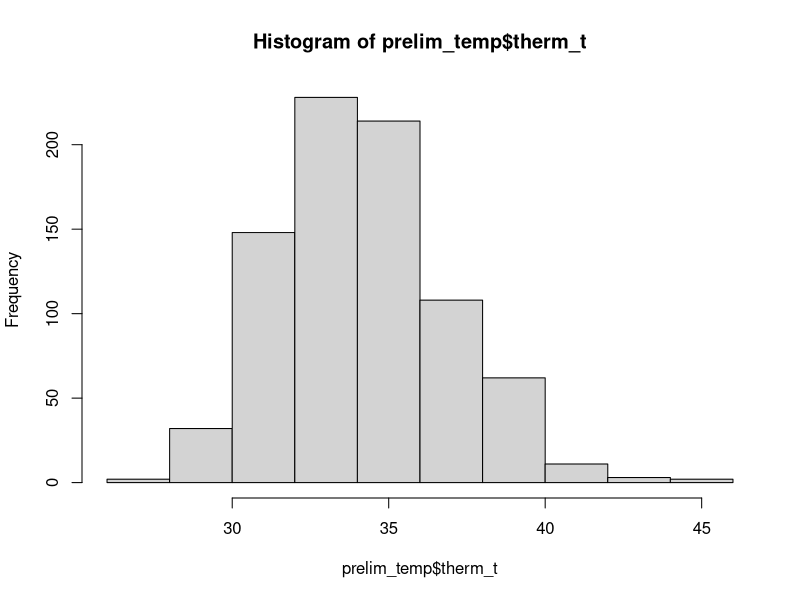
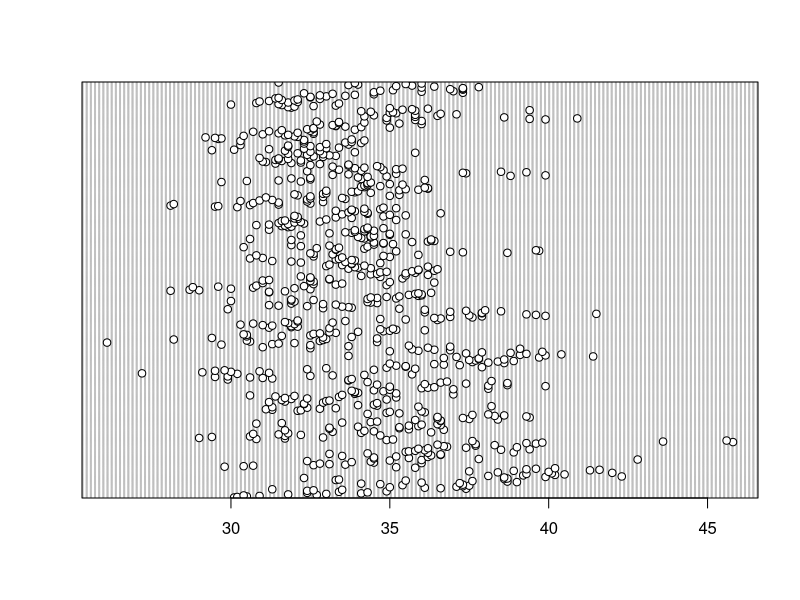
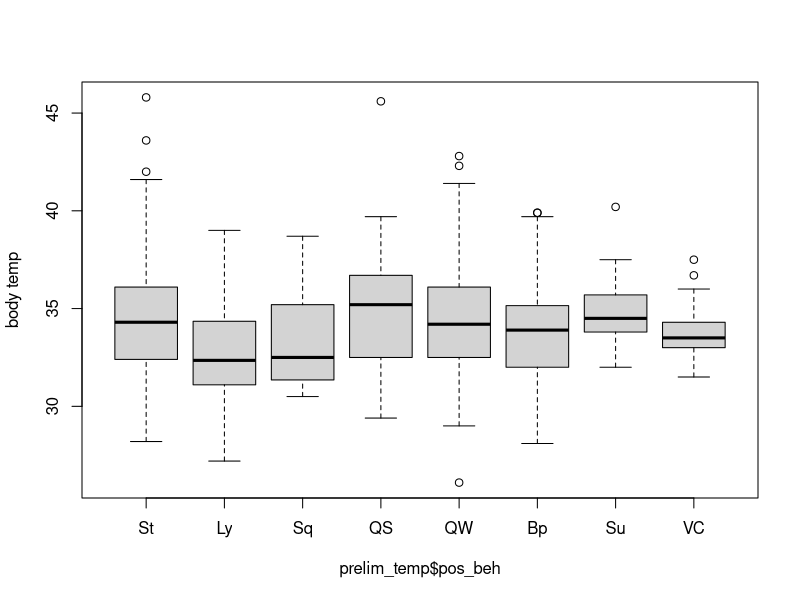
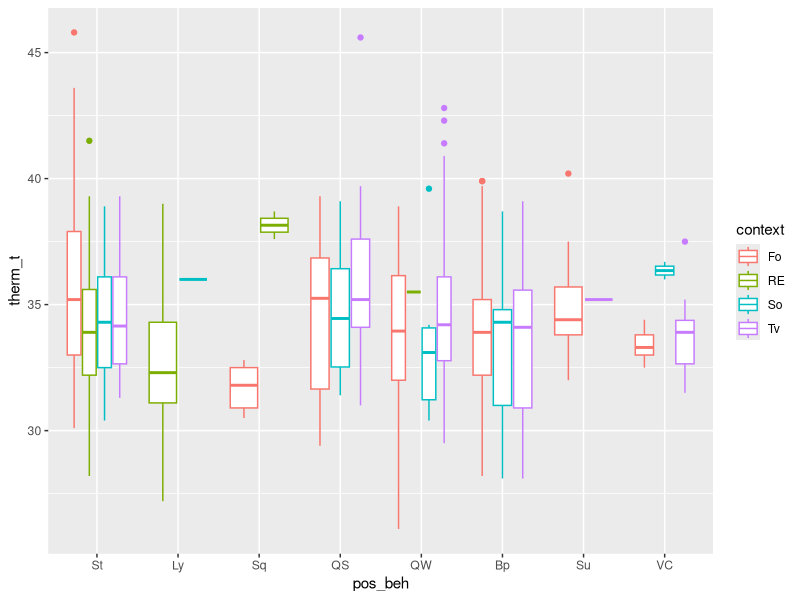
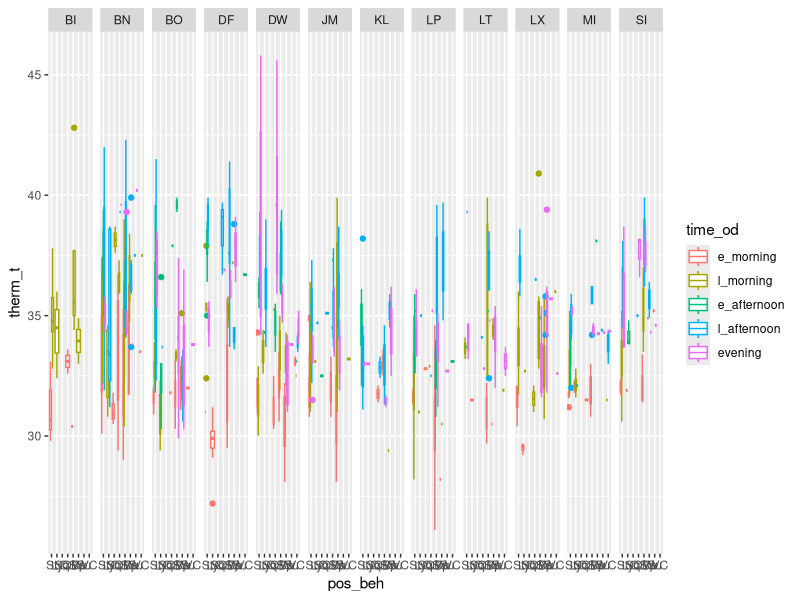
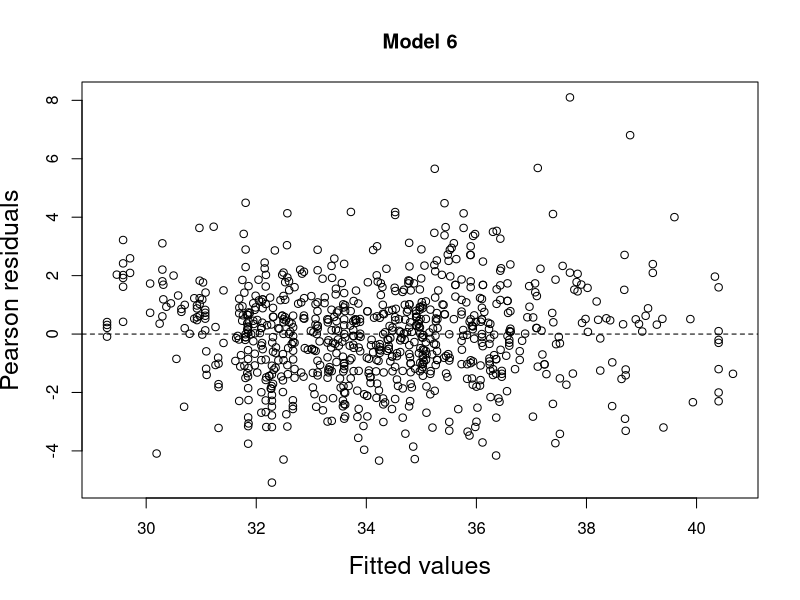
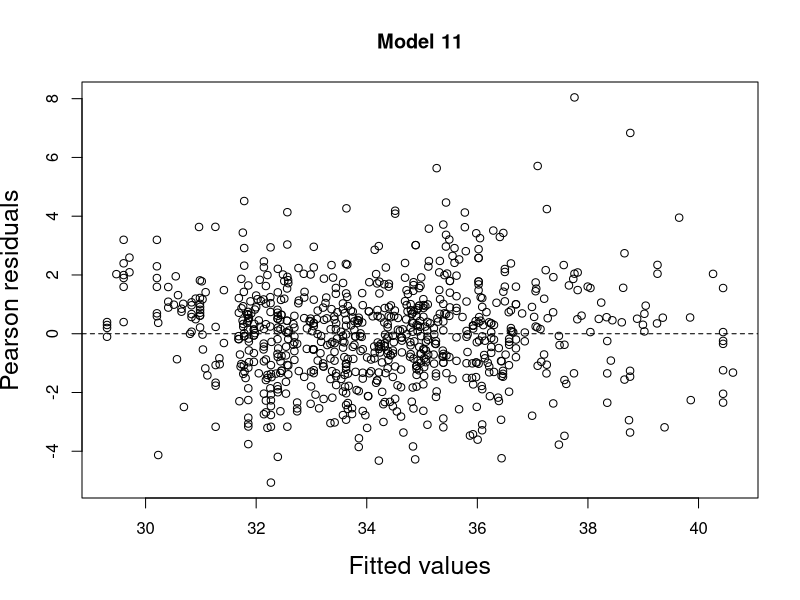
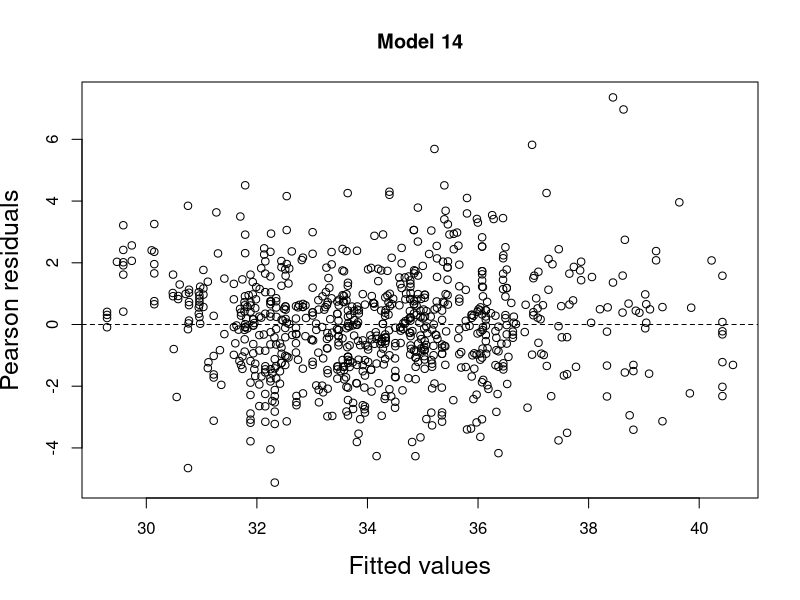

These charts were generated, in order, by the following R code:
# load libraries
library(tidyverse) 
library(readr) 
library(lubridate)
library(magrittr)
library(ggplot2)
library(car)
library(emmeans)
library(lme4)

#read in data
prelim_tidy <- read_csv("_data/_tidy/prelim_data_tidycols.csv")
View(prelim_tidy)

bipedal_data <- read_csv("_summary/bipedal_table.csv")
View(bipedal_data)

#Omit any missing values:
summary(is.na(prelim_tidy))

prelim_temp<-na.omit(prelim_tidy)
View(prelim_temp)

#Combine positional behaviors into smaller categories
# suspensory = Cb, Br & QM
#Vertical climb and cling together
prelim_temp$pos_beh[prelim_temp$pos_beh == "Cb"] <- "Su"
prelim_temp$pos_beh[prelim_temp$pos_beh == "Br"] <- "Su"
prelim_temp$pos_beh[prelim_temp$pos_beh == "QM"] <- "Su"
prelim_temp$pos_beh[prelim_temp$pos_beh == "Vci"] <- "VC"
prelim_temp$pos_beh[prelim_temp$pos_beh == "Abp"] <- "Bp"
prelim_temp$pos_beh[prelim_temp$pos_beh == "BpS"] <- "Bp"
prelim_temp$pos_beh[prelim_temp$pos_beh == "BpW"] <- "Bp"

############
##re-order levels
prelim_temp$time_od <- factor(prelim_temp$time_od, levels = c("e_morning", "l_morning", "e_afternoon", "l_afternoon", "evening"))
prelim_temp$pos_beh <- factor(prelim_temp$pos_beh, levels = c("St","Ly", "Sq", "QS", "QW", "Bp", "Su", "VC"))

###
hist(prelim_temp$therm_t)
dotchart(prelim_temp$therm_t)
boxplot(prelim_temp$therm_t ~ prelim_temp$pos_beh,  ylab="body temp")

# Plot response against each predictor and random effect. 
ggplot(prelim_temp, aes(pos_beh, therm_t, color=context))+
  geom_boxplot()

ggplot(prelim_temp, aes(pos_beh, therm_t, color=time_od))+
  geom_boxplot()+
  facet_grid(.~individual)

##
with(prelim_temp, table(pos_beh, hab_type))
with(prelim_temp, table(pos_beh, time_od))
with(prelim_temp, table(pos_beh, hab_type, time_od))

## choosing models
##GLMER

### full model
therm_mod <- lmer(therm_t ~ pos_beh + time_od + sun + date + hab_type + context + 
                     (1|individual) + pos_beh*hab_type + pos_beh*sun + time_od*sun,
                     data = prelim_temp)

##minus pos_beh/sun interaction
therm_mod2 <- lmer(therm_t ~ pos_beh + time_od + sun + date + hab_type + context + 
                    (1|individual) + pos_beh*hab_type + time_od*sun,
                  data = prelim_temp)

##plus pos_beh*sun, minus pos_beh*hab_type
therm_mod3 <- lmer(therm_t ~ pos_beh + time_od + sun + date + hab_type + context + 
                     (1|individual) + pos_beh*sun + time_od*sun,
                   data = prelim_temp)

##minus interactions with pos_beh
therm_mod4 <- lmer(therm_t ~ pos_beh + time_od + sun + date + hab_type + context + 
                    (1|individual) + time_od*sun,
                  data = prelim_temp)

##minus time_od interaction
therm_mod5 <- lmer(therm_t ~ pos_beh + time_od + sun + date + hab_type + context + 
                     (1|individual) + pos_beh*sun,
                   data = prelim_temp)

##minus all interactions
therm_mod6 <- lmer(therm_t ~ pos_beh + time_od + sun + date + hab_type + context + 
                     (1|individual),
                   data = prelim_temp)

####compare interaction models
AIC(therm_mod3, therm_mod4, therm_mod5, therm_mod6) ###lowest AIC is with no interaction (3226.904; DF: 23)
                                               ###second lowest is time_od*sun (3255.461, DF: 27)
                                               ###continue forward with time_od*sun & no interactions
###############################################################
##time_od*sun models
## minus context 
therm_mod7 <- lmer(therm_t ~ pos_beh + time_od + sun + date + hab_type + 
                     (1|individual) + time_od*sun,
                   data = prelim_temp)

##minus hab_type
therm_mod8 <- lmer(therm_t ~ pos_beh + time_od + sun + date + context + 
                     (1|individual) + time_od*sun,
                   data = prelim_temp)

##minus date
therm_mod9 <- lmer(therm_t ~ pos_beh + time_od + sun + hab_type + context + 
                     (1|individual) + time_od*sun,
                   data = prelim_temp)

##minus hab_type & context
therm_mod10 <- lmer(therm_t ~ pos_beh + time_od + sun + date + 
                     (1|individual) + time_od*sun,
                   data = prelim_temp)
###Compare models
AIC(therm_mod7, therm_mod8, therm_mod9, therm_mod10) ##model 7 and 10 are lowest (3247.068 & 3248.205, resp.)
                                      ##model 8 isn't far off, though, (3255. 603) 
                                 ##and it may be important to include context

###############################################################################
###no interactions
## minus context 
therm_mod11 <- lmer(therm_t ~ pos_beh + time_od + sun + date + hab_type + 
                     (1|individual), data = prelim_temp)

##minus hab_type
therm_mod12 <- lmer(therm_t ~ pos_beh + time_od + sun + date + context + 
                     (1|individual), data = prelim_temp)

##minus date
therm_mod13 <- lmer(therm_t ~ pos_beh + time_od + sun + hab_type + context + 
                     (1|individual), data = prelim_temp)

##minus hab_type & context
therm_mod14 <- lmer(therm_t ~ pos_beh + time_od + sun + date + 
                      (1|individual), data = prelim_temp)

###Compare models
AIC(therm_mod11, therm_mod12, therm_mod13, therm_mod14) ##models 11 and 14 are lowest (3218.163 & 3218.819, resp.)

###compare between types of models
AIC(therm_mod4, therm_mod6, therm_mod7, therm_mod10, therm_mod8, therm_mod11, therm_mod14)
        ##best models (11, 14, 6) exclude context and exclude interactions
        ##run a few more tests and include one with the interaction still (model 7)

### more comparison #########
anova(therm_mod6, therm_mod7) ##not nested, so can't run
anova(therm_mod6, therm_mod11) ##no signif
anova(therm_mod6, therm_mod14) ##no signif
anova(therm_mod11, therm_mod14) ##significance, so model 11 better than 14
                          #####think I'll choose model 11 since it includes habitat type
                        ##### and it's AIC value is best (3218.163 vs. 3226.904 (model 6) & 3218.819 (model 14))

#####################################################################
#extract residuals 
###model 6
E1 <- resid(therm_mod6, type = "pearson")

#plot fitted vs residuals
F1 <- fitted(therm_mod6, type = "response")

plot(x = F1, 
     y = E1, 
     xlab = "Fitted values",
     ylab = "Pearson residuals", 
     main = "Model 6",
     cex.lab = 1.5)
abline(h = 0, lty = 2)

### model 11 ###########
E2 <- resid(therm_mod11, type = "pearson")

#plot fitted vs residuals
F2 <- fitted(therm_mod11, type = "response")

plot(x = F2, 
     y = E2, 
     xlab = "Fitted values",
     ylab = "Pearson residuals", 
     main = "Model 11",
     cex.lab = 1.5)
abline(h = 0, lty = 2)

### model 14 ###########
E3 <- resid(therm_mod14, type = "pearson")

#plot fitted vs residuals
F3 <- fitted(therm_mod14, type = "response")

plot(x = F3, 
     y = E3, 
     xlab = "Fitted values",
     ylab = "Pearson residuals", 
     main = "Model 14",
     cex.lab = 1.5)
abline(h = 0, lty = 2)

### model 7 ###########
E4 <- resid(therm_mod7, type = "pearson")

#plot fitted vs residuals
F4 <- fitted(therm_mod7, type = "response")

plot(x = F4, 
     y = E4, 
     xlab = "Fitted values",
     ylab = "Pearson residuals", 
     main = "Model 7",
     cex.lab = 1.5)
abline(h = 0, lty = 2)

### residual plots all seem relatively normal; cloud around horizontal axis, indicating a good fit
###################################################################
##Model 11 - includes pos_beh, time_od, sun, date, hab_type and (1|individual) 
E2 <- resid(therm_mod11, type = "pearson")

#plot fitted vs residuals
F2 <- fitted(therm_mod11, type = "response")

plot(x = F2, 
     y = E2, 
     xlab = "Fitted values",
     ylab = "Pearson residuals", 
     main = "Model 11",
     cex.lab = 1.5)
abline(h = 0, lty = 2)

boxplot(E2 ~ pos_beh, data=prelim_temp) 
boxplot(E2 ~ time_od, data=prelim_temp)
plot(x=prelim_temp$sun, y=E2)
boxplot(E2 ~ hab_type, data=prelim_temp)
plot(x=prelim_temp$date, y=E2)

model.matrix(therm_mod11)

##summary
summary(therm_mod11) 

##confidence intervals 
confint(therm_mod11) ##maybe I don't need habitat in there because none of the levels are significant

##model 14
summary(therm_mod14)
confint(therm_mod14)
